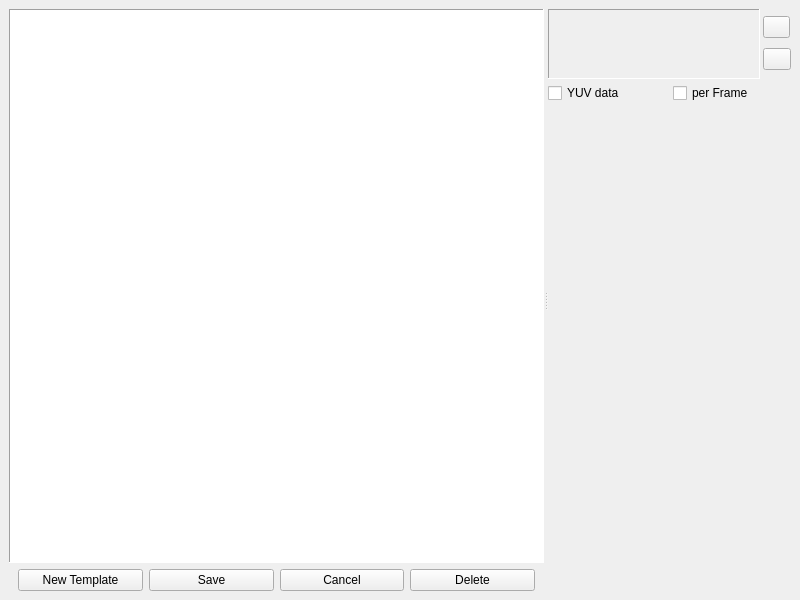
<?xml version="1.0" encoding="UTF-8"?>
<ui version="4.0">
 <class>TemplateEditorWindow</class>
 <widget class="QMainWindow" name="TemplateEditorWindow">
  <property name="geometry">
   <rect>
    <x>0</x>
    <y>0</y>
    <width>800</width>
    <height>600</height>
   </rect>
  </property>
  <property name="windowTitle">
   <string>Template Editor</string>
  </property>
  <widget class="QWidget" name="centralwidget">
   <layout class="QVBoxLayout" name="verticalLayout_3">
    <item>
     <widget class="QSplitter" name="splitter">
      <property name="enabled">
       <bool>true</bool>
      </property>
      <property name="orientation">
       <enum>Qt::Horizontal</enum>
      </property>
      <widget class="QFrame" name="frame_2">
       <property name="frameShape">
        <enum>QFrame::NoFrame</enum>
       </property>
       <property name="frameShadow">
        <enum>QFrame::Plain</enum>
       </property>
       <layout class="QVBoxLayout" name="verticalLayout">
        <property name="leftMargin">
         <number>0</number>
        </property>
        <property name="topMargin">
         <number>0</number>
        </property>
        <property name="rightMargin">
         <number>0</number>
        </property>
        <property name="bottomMargin">
         <number>0</number>
        </property>
        <item>
         <widget class="QListView" name="templateList">
          <property name="frameShape">
           <enum>QFrame::Panel</enum>
          </property>
          <property name="editTriggers">
           <set>QAbstractItemView::DoubleClicked|QAbstractItemView::EditKeyPressed|QAbstractItemView::SelectedClicked</set>
          </property>
          <property name="alternatingRowColors">
           <bool>true</bool>
          </property>
          <property name="selectionRectVisible">
           <bool>true</bool>
          </property>
         </widget>
        </item>
        <item>
         <widget class="QFrame" name="frame_3">
          <property name="frameShape">
           <enum>QFrame::NoFrame</enum>
          </property>
          <property name="frameShadow">
           <enum>QFrame::Raised</enum>
          </property>
          <layout class="QHBoxLayout" name="horizontalLayout_2">
           <property name="topMargin">
            <number>0</number>
           </property>
           <property name="rightMargin">
            <number>9</number>
           </property>
           <property name="bottomMargin">
            <number>0</number>
           </property>
           <item>
            <widget class="QPushButton" name="newTemplate">
             <property name="text">
              <string>New Template</string>
             </property>
            </widget>
           </item>
           <item>
            <widget class="QPushButton" name="save">
             <property name="text">
              <string>Save</string>
             </property>
            </widget>
           </item>
           <item>
            <widget class="QPushButton" name="discard">
             <property name="text">
              <string>Cancel</string>
             </property>
            </widget>
           </item>
           <item>
            <widget class="QPushButton" name="deleteTemplate">
             <property name="text">
              <string>Delete</string>
             </property>
            </widget>
           </item>
          </layout>
         </widget>
        </item>
       </layout>
      </widget>
      <widget class="QFrame" name="frame">
       <layout class="QVBoxLayout" name="verticalLayout_2">
        <property name="spacing">
         <number>4</number>
        </property>
        <property name="leftMargin">
         <number>0</number>
        </property>
        <property name="topMargin">
         <number>0</number>
        </property>
        <property name="rightMargin">
         <number>0</number>
        </property>
        <property name="bottomMargin">
         <number>0</number>
        </property>
        <item>
         <widget class="QFrame" name="frame_4">
          <layout class="QHBoxLayout" name="horizontalLayout_4">
           <property name="spacing">
            <number>3</number>
           </property>
           <property name="leftMargin">
            <number>0</number>
           </property>
           <property name="topMargin">
            <number>0</number>
           </property>
           <property name="rightMargin">
            <number>0</number>
           </property>
           <property name="bottomMargin">
            <number>0</number>
           </property>
           <item>
            <widget class="QScrollArea" name="scrollArea">
             <property name="sizePolicy">
              <sizepolicy hsizetype="Expanding" vsizetype="Preferred">
               <horstretch>0</horstretch>
               <verstretch>0</verstretch>
              </sizepolicy>
             </property>
             <property name="frameShape">
              <enum>QFrame::Panel</enum>
             </property>
             <property name="verticalScrollBarPolicy">
              <enum>Qt::ScrollBarAlwaysOff</enum>
             </property>
             <property name="sizeAdjustPolicy">
              <enum>QAbstractScrollArea::AdjustToContents</enum>
             </property>
             <property name="widgetResizable">
              <bool>true</bool>
             </property>
             <widget class="QWidget" name="templateStructure">
              <property name="geometry">
               <rect>
                <x>0</x>
                <y>0</y>
                <width>218</width>
                <height>68</height>
               </rect>
              </property>
              <property name="sizePolicy">
               <sizepolicy hsizetype="Preferred" vsizetype="Minimum">
                <horstretch>0</horstretch>
                <verstretch>0</verstretch>
               </sizepolicy>
              </property>
              <layout class="QHBoxLayout" name="horizontalLayout_3">
               <property name="leftMargin">
                <number>3</number>
               </property>
               <property name="topMargin">
                <number>0</number>
               </property>
               <property name="rightMargin">
                <number>0</number>
               </property>
               <property name="bottomMargin">
                <number>0</number>
               </property>
              </layout>
             </widget>
            </widget>
           </item>
           <item>
            <widget class="QFrame" name="frame_5">
             <layout class="QVBoxLayout" name="verticalLayout_4">
              <property name="spacing">
               <number>3</number>
              </property>
              <property name="leftMargin">
               <number>0</number>
              </property>
              <property name="topMargin">
               <number>0</number>
              </property>
              <property name="rightMargin">
               <number>0</number>
              </property>
              <property name="bottomMargin">
               <number>0</number>
              </property>
              <item>
               <widget class="QPushButton" name="addItem">
                <property name="sizePolicy">
                 <sizepolicy hsizetype="Fixed" vsizetype="Fixed">
                  <horstretch>0</horstretch>
                  <verstretch>0</verstretch>
                 </sizepolicy>
                </property>
                <property name="maximumSize">
                 <size>
                  <width>27</width>
                  <height>16777215</height>
                 </size>
                </property>
                <property name="icon">
                 <iconset resource="../res/icons.qrc">
                  <normaloff>:/icons/list-add-5.png</normaloff>:/icons/list-add-5.png</iconset>
                </property>
                <property name="checked">
                 <bool>false</bool>
                </property>
               </widget>
              </item>
              <item>
               <widget class="QPushButton" name="removeItem">
                <property name="maximumSize">
                 <size>
                  <width>28</width>
                  <height>16777215</height>
                 </size>
                </property>
                <property name="icon">
                 <iconset resource="../res/icons.qrc">
                  <normaloff>:/icons/list-remove-5.png</normaloff>:/icons/list-remove-5.png</iconset>
                </property>
               </widget>
              </item>
             </layout>
            </widget>
           </item>
          </layout>
         </widget>
        </item>
        <item>
         <widget class="QWidget" name="widget" native="true">
          <layout class="QHBoxLayout" name="horizontalLayout">
           <property name="leftMargin">
            <number>0</number>
           </property>
           <property name="topMargin">
            <number>0</number>
           </property>
           <property name="rightMargin">
            <number>0</number>
           </property>
           <property name="bottomMargin">
            <number>0</number>
           </property>
           <item>
            <widget class="QCheckBox" name="yuvCheck">
             <property name="text">
              <string>YUV data</string>
             </property>
            </widget>
           </item>
           <item>
            <widget class="QCheckBox" name="perFrameCheck">
             <property name="text">
              <string>per Frame</string>
             </property>
            </widget>
           </item>
          </layout>
         </widget>
        </item>
        <item>
         <widget class="QScrollArea" name="scrollArea2">
          <property name="frameShape">
           <enum>QFrame::NoFrame</enum>
          </property>
          <property name="horizontalScrollBarPolicy">
           <enum>Qt::ScrollBarAlwaysOff</enum>
          </property>
          <property name="sizeAdjustPolicy">
           <enum>QAbstractScrollArea::AdjustToContents</enum>
          </property>
          <property name="widgetResizable">
           <bool>true</bool>
          </property>
          <property name="alignment">
           <set>Qt::AlignLeading|Qt::AlignLeft|Qt::AlignTop</set>
          </property>
          <widget class="QWidget" name="settingsArea">
           <property name="geometry">
            <rect>
             <x>0</x>
             <y>0</y>
             <width>250</width>
             <height>484</height>
            </rect>
           </property>
           <property name="maximumSize">
            <size>
             <width>250</width>
             <height>16777215</height>
            </size>
           </property>
           <layout class="QVBoxLayout"/>
          </widget>
         </widget>
        </item>
       </layout>
      </widget>
     </widget>
    </item>
   </layout>
  </widget>
 </widget>
 <resources>
  <include location="../res/icons.qrc"/>
 </resources>
 <connections>
  <connection>
   <sender>save</sender>
   <signal>clicked()</signal>
   <receiver>TemplateEditorWindow</receiver>
   <slot>saveChanges()</slot>
   <hints>
    <hint type="sourcelabel">
     <x>188</x>
     <y>577</y>
    </hint>
    <hint type="destinationlabel">
     <x>399</x>
     <y>299</y>
    </hint>
   </hints>
  </connection>
  <connection>
   <sender>discard</sender>
   <signal>clicked()</signal>
   <receiver>TemplateEditorWindow</receiver>
   <slot>discardChanges()</slot>
   <hints>
    <hint type="sourcelabel">
     <x>406</x>
     <y>577</y>
    </hint>
    <hint type="destinationlabel">
     <x>399</x>
     <y>299</y>
    </hint>
   </hints>
  </connection>
  <connection>
   <sender>deleteTemplate</sender>
   <signal>clicked()</signal>
   <receiver>TemplateEditorWindow</receiver>
   <slot>deleteTemplate()</slot>
   <hints>
    <hint type="sourcelabel">
     <x>561</x>
     <y>577</y>
    </hint>
    <hint type="destinationlabel">
     <x>399</x>
     <y>299</y>
    </hint>
   </hints>
  </connection>
  <connection>
   <sender>newTemplate</sender>
   <signal>clicked()</signal>
   <receiver>TemplateEditorWindow</receiver>
   <slot>newTemplate()</slot>
   <hints>
    <hint type="sourcelabel">
     <x>94</x>
     <y>577</y>
    </hint>
    <hint type="destinationlabel">
     <x>399</x>
     <y>299</y>
    </hint>
   </hints>
  </connection>
  <connection>
   <sender>addItem</sender>
   <signal>clicked()</signal>
   <receiver>TemplateEditorWindow</receiver>
   <slot>addTemplateComponent()</slot>
   <hints>
    <hint type="sourcelabel">
     <x>704</x>
     <y>44</y>
    </hint>
    <hint type="destinationlabel">
     <x>399</x>
     <y>299</y>
    </hint>
   </hints>
  </connection>
  <connection>
   <sender>removeItem</sender>
   <signal>clicked()</signal>
   <receiver>TemplateEditorWindow</receiver>
   <slot>removeTemplateComponent()</slot>
   <hints>
    <hint type="sourcelabel">
     <x>670</x>
     <y>44</y>
    </hint>
    <hint type="destinationlabel">
     <x>399</x>
     <y>299</y>
    </hint>
   </hints>
  </connection>
  <connection>
   <sender>yuvCheck</sender>
   <signal>toggled(bool)</signal>
   <receiver>TemplateEditorWindow</receiver>
   <slot>toggleYUV(bool)</slot>
   <hints>
    <hint type="sourcelabel">
     <x>707</x>
     <y>94</y>
    </hint>
    <hint type="destinationlabel">
     <x>399</x>
     <y>299</y>
    </hint>
   </hints>
  </connection>
  <connection>
   <sender>perFrameCheck</sender>
   <signal>toggled(bool)</signal>
   <receiver>TemplateEditorWindow</receiver>
   <slot>togglePerFrame(bool)</slot>
   <hints>
    <hint type="sourcelabel">
     <x>729</x>
     <y>92</y>
    </hint>
    <hint type="destinationlabel">
     <x>399</x>
     <y>299</y>
    </hint>
   </hints>
  </connection>
 </connections>
 <slots>
  <slot>changeTemplateSelection()</slot>
  <slot>saveChanges()</slot>
  <slot>discardChanges()</slot>
  <slot>newTemplate()</slot>
  <slot>deleteTemplate()</slot>
  <slot>addTemplateComponent()</slot>
  <slot>removeTemplateComponent()</slot>
  <slot>toggleYUV(bool)</slot>
  <slot>togglePerFrame(bool)</slot>
 </slots>
</ui>
